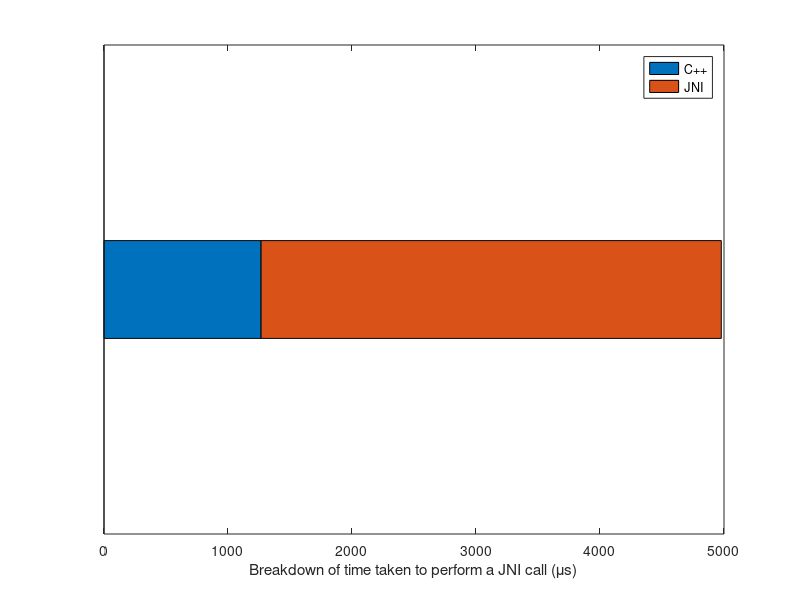

This chart was generated by the following MATLAB code:
delimiter = '\n';

range = [1 0 100 0];

java = dlmread('jni-java.txt', delimiter, range);
cpp = dlmread('jni.txt', delimiter, range);

diff = java - cpp;

barh([0 1], [mean(cpp)/1000 mean(diff)/1000 ; 0 0 ], 0.2, 'stacked');
ylim([-.5 .5]);
set(gca, 'YTick', []);
xlabel('Breakdown of time taken to perform a JNI call (\mus)');
legend({'C++', 'JNI'});

print -depsc 'jni.eps';
